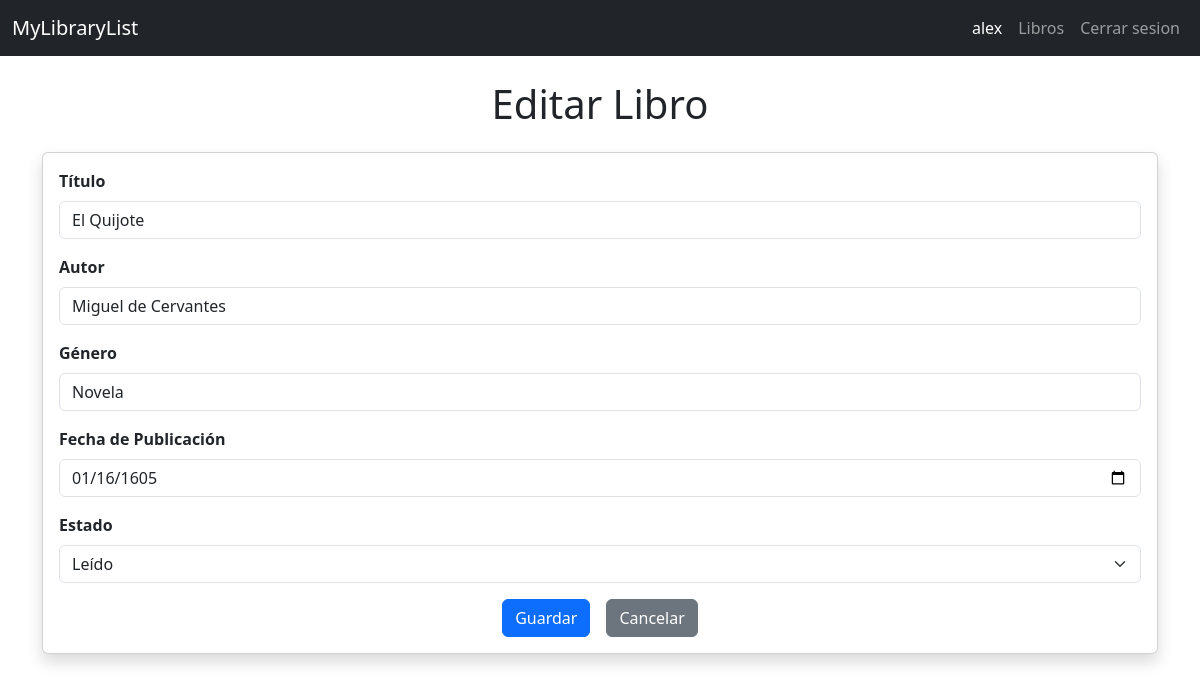
The page /library/update/7 (signed in) on the database its author committed.
### app/models.py (models this page shows, shortened)
class User(db.Model):
    id = db.Column(db.Integer, primary_key=True)
    username = db.Column(db.String(20), unique=True, nullable=False)
    password = db.Column(db.Text, nullable=False)

class Libro(db.Model):
    id = db.Column(db.Integer, primary_key=True)
    created_by = db.Column(db.Integer, db.ForeignKey('user.id'), nullable=False)
    title = db.Column(db.String(100), nullable=False)
    author = db.Column(db.String(100), nullable=False)
    genre = db.Column(db.String(50), nullable=False)
    published_date = db.Column(db.Date, nullable=False)
    state = db.Column(db.Boolean, default = False)

### app/library.py (the view, shortened to what this page needs)
@bp.route('/update/<int:id>', methods=('GET', 'POST'))
@login_required
def update(id):
    libro = get_libro(id)
    return render_template('library/update.html', libro = libro)

### app/auth.py (called while the page is built)
@bp.before_app_request
def load_logged_in_user():
    user_id = session.get('user_id')
    if user_id is None:
        g.user = None
    else:
        g.user = User.query.get_or_404(user_id)

def login_required(view):
    @functools.wraps(view)
    def wrapped_view(**kwargs):
        if g.user is None:
            return redirect(url_for('auth.login'))
        return view(**kwargs)
    return wrapped_view

### app/library.py (called while the page is built)
def get_libro(id):
    libro = Libro.query.get_or_404(id)
    return libro

### app/templates/library/update.html (shortened to what this page needs)
{% extends 'base.html' %}
{% block content %}
<section class="container my-4">
  <h3 class="text-center display-6 mb-4">{% block title %} Editar Libro {% endblock title %}</h3>
  <div class="card shadow">
    <div class="card-body">
        <form action="{{ url_for('library.update', id=libro.id) }}" method="post">
            <div class="mb-3">
          <label for="title" class="form-label"><strong>Título</strong></label>
          <input type="text" class="form-control" id="title" name="title" placeholder="Título del libro" required value="{{ libro.title}}">
        </div>
        <div class="mb-3">
          <label for="author" class="form-label"><strong>Autor</strong></label>
          <input type="text" class="form-control" id="author" name="author" placeholder="Autor del libro" required value="{{libro.author}}">
        </div>
        <div class="mb-3">
          <label for="genre" class="form-label"><strong>Género</strong></label>
          <input type="text" class="form-control" id="genre" name="genre" placeholder="Género del libro" required value="{{libro.genre}}">
        </div>
        <div class="mb-3">
          <label for="published_date" class="form-label"><strong>Fecha de Publicación</strong></label>
          <input type="date" class="form-control" id="published_date" name="published_date" required value="{{libro.published_date}}">
        </div>
        <div class="mb-3">
          <label for="state" class="form-label"><strong>Estado</strong></label>
          <select class="form-select" id="state" name="state">
            <option value="true" {% if libro.state %}selected{% endif %}>Leído</option>
        </select>
        </div>
        <div class="d-flex justify-content-center gap-3">
          <button type="submit" class="btn btn-primary">
             Guardar
          </button>
          <a href="{{ url_for('library.index') }}" class="btn btn-secondary">
             Cancelar
          </a>
        </div>
      </form>
    </div>
  </div>
</section>
{% endblock content %}

### app/templates/base.html (shortened to what this page needs)
<!DOCTYPE html>
<html lang="en">
  <head>
    <link
      href="https://cdn.jsdelivr.net/npm/bootstrap@5.3.3/dist/css/bootstrap.min.css"
      rel="stylesheet"
    />
  </head>
  <body>
    <nav class="navbar navbar-expand-sm navbar-dark bg-dark" data-bs-theme="dark">
        <div class="container-fluid">
          <a class="navbar-brand" href="{{ url_for('index') }}">MyLibraryList</a>
          <div class="collapse navbar-collapse justify-content-end" id="navbarSupportedContent">
            <ul class="navbar-nav ms-auto mb-2 mb-lg-0">
              {% if g.user %}
              <li class="nav-item">
                <span class="nav-link active"> {{ g.user.username }}</span>
              </li>
              <li class="nav-item">
                <a class="nav-link" href="{{ url_for('library.index') }}">Libros</a>
              </li>
              <li class="nav-item">
                <a class="nav-link" href="{{ url_for('auth.logout') }}">Cerrar sesion</a>
              </li>
              {% else %}
              <li class="nav-item">
                <a class="nav-link" aria-current="page" href="{{ url_for('auth.register') }}">Registrarse</a>
              </li>
              <li class="nav-item">
                <a class="nav-link" href="{{ url_for('auth.login') }}">Iniciar Sesion</a>
              {% endif %}
            </ul>
          </div>
        </div>
      </nav>
    {% block content %} {% endblock %}
  </body>
</html>

### rows shown on the page
User: user.username "alex"
Libro: title "El Quijote", author "Miguel de Cervantes", genre "Novela", published_date "01/16/1605", state "Leído"
